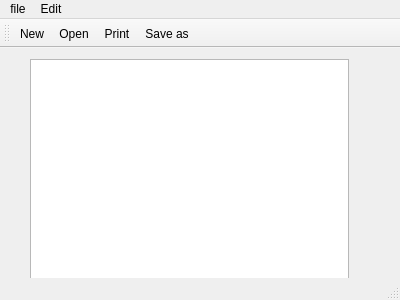
<?xml version="1.0" encoding="UTF-8"?>
<ui version="4.0">
 <class>MainWindow</class>
 <widget class="QMainWindow" name="MainWindow">
  <property name="geometry">
   <rect>
    <x>0</x>
    <y>0</y>
    <width>400</width>
    <height>300</height>
   </rect>
  </property>
  <property name="windowTitle">
   <string>MainWindow</string>
  </property>
  <widget class="QWidget" name="centralWidget">
   <widget class="QWidget" name="verticalLayoutWidget">
    <property name="geometry">
     <rect>
      <x>19</x>
      <y>0</y>
      <width>341</width>
      <height>251</height>
     </rect>
    </property>
    <layout class="QVBoxLayout" name="verticalLayout">
     <item>
      <widget class="QTextEdit" name="textEdit"/>
     </item>
    </layout>
   </widget>
  </widget>
  <widget class="QMenuBar" name="menuBar">
   <property name="geometry">
    <rect>
     <x>0</x>
     <y>0</y>
     <width>400</width>
     <height>20</height>
    </rect>
   </property>
   <widget class="QMenu" name="menufile">
    <property name="title">
     <string>file</string>
    </property>
    <addaction name="actionNew"/>
    <addaction name="actionOpen"/>
    <addaction name="actionSave_as"/>
    <addaction name="actionPrint"/>
    <addaction name="actionExit"/>
   </widget>
   <widget class="QMenu" name="menuEdit">
    <property name="title">
     <string>Edit</string>
    </property>
    <addaction name="actionCopy"/>
    <addaction name="actionPaste"/>
    <addaction name="actionCut"/>
    <addaction name="actionUndo"/>
    <addaction name="actionRedo"/>
   </widget>
   <addaction name="menufile"/>
   <addaction name="menuEdit"/>
  </widget>
  <widget class="QToolBar" name="mainToolBar">
   <attribute name="toolBarArea">
    <enum>TopToolBarArea</enum>
   </attribute>
   <attribute name="toolBarBreak">
    <bool>false</bool>
   </attribute>
   <addaction name="actionNew"/>
   <addaction name="actionOpen"/>
   <addaction name="actionPrint"/>
   <addaction name="actionSave_as"/>
  </widget>
  <widget class="QStatusBar" name="statusBar"/>
  <action name="actionNew">
   <property name="icon">
    <iconset>
     <normalon>../../Pictures/Icons/Icons/New.bmp</normalon>
    </iconset>
   </property>
   <property name="text">
    <string>New</string>
   </property>
  </action>
  <action name="actionPrint">
   <property name="icon">
    <iconset>
     <normaloff>../../Pictures/Icons/Icons/Turtle.png</normaloff>../../Pictures/Icons/Icons/Turtle.png</iconset>
   </property>
   <property name="text">
    <string>Print</string>
   </property>
  </action>
  <action name="actionOpen">
   <property name="icon">
    <iconset>
     <normaloff>../../Pictures/Icons/Icons/Open.bmp</normaloff>../../Pictures/Icons/Icons/Open.bmp</iconset>
   </property>
   <property name="text">
    <string>Open</string>
   </property>
  </action>
  <action name="actionSave_as">
   <property name="icon">
    <iconset>
     <normaloff>../../Pictures/Icons/Icons/Save.bmp</normaloff>../../Pictures/Icons/Icons/Save.bmp</iconset>
   </property>
   <property name="text">
    <string>Save as</string>
   </property>
  </action>
  <action name="actionExit">
   <property name="icon">
    <iconset>
     <normaloff>../../Pictures/Icons/Icons/favicon.ico</normaloff>../../Pictures/Icons/Icons/favicon.ico</iconset>
   </property>
   <property name="text">
    <string>Exit</string>
   </property>
  </action>
  <action name="actionCopy">
   <property name="icon">
    <iconset>
     <normaloff>../../Pictures/Icons/Icons/Copy.bmp</normaloff>../../Pictures/Icons/Icons/Copy.bmp</iconset>
   </property>
   <property name="text">
    <string>Copy</string>
   </property>
  </action>
  <action name="actionPaste">
   <property name="icon">
    <iconset>
     <normaloff>../../Pictures/Icons/Icons/Paste.bmp</normaloff>../../Pictures/Icons/Icons/Paste.bmp</iconset>
   </property>
   <property name="text">
    <string>Paste</string>
   </property>
  </action>
  <action name="actionCut">
   <property name="icon">
    <iconset>
     <normaloff>../../Pictures/Icons/Icons/Cut.bmp</normaloff>../../Pictures/Icons/Icons/Cut.bmp</iconset>
   </property>
   <property name="text">
    <string>Cut</string>
   </property>
  </action>
  <action name="actionUndo">
   <property name="icon">
    <iconset>
     <normaloff>../../Pictures/Icons/Icons/DeleteSticky.bmp</normaloff>../../Pictures/Icons/Icons/DeleteSticky.bmp</iconset>
   </property>
   <property name="text">
    <string>Undo</string>
   </property>
  </action>
  <action name="actionRedo">
   <property name="icon">
    <iconset>
     <normaloff>../../Pictures/Icons/Icons/favicon.ico</normaloff>../../Pictures/Icons/Icons/favicon.ico</iconset>
   </property>
   <property name="text">
    <string>Redo</string>
   </property>
  </action>
 </widget>
 <layoutdefault spacing="6" margin="11"/>
 <resources/>
 <connections/>
</ui>
